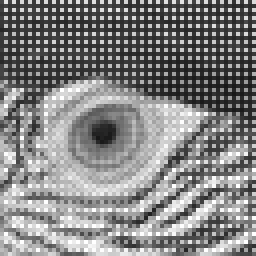
#> input picture Practica 01/images/Raw/im00.png, 64 x 64 px (shown 4 times larger); its folder holds 4 pictures in this run
$ jupyter execute prac01.ipynb
#> lines starting #> are read from the running program, lines starting #| are printed output that depends on the picture; pictures that were not available may be replaced by others from this repository, and a replacement may not be noted
[cell 1]
import cv2
import numpy as np
import matplotlib.pyplot as plt
import seaborn as sns
import os

# 1. Image visualization

Tool for loading `RAW` and original pictures

[cell 2]
RAW = "images/Raw/"
ORIGINAL = "images/Original/"

[cell 3]
def show_dual(img1, img2):
    fig, (ax1, ax2) = plt.subplots(1, 2, figsize = (10,10))
    ax1.imshow(img1,  cmap = 'gray')
    ax2.imshow(img2)
    fig.show()

def show_dual_rgb(img1, img2):
    fig, (ax1, ax2) = plt.subplots(1, 2, figsize = (10,10))
    ax1.imshow(img1)
    ax2.imshow(img2)
    fig.show()

## 1

[cell 4]
raw_im = os.listdir(RAW)
org_im = os.listdir(ORIGINAL)
for im1, im2 in zip(raw_im, org_im):
    tmp_r = cv2.imread(RAW + im1)
#> tmp_r is the input picture: shape (64, 64, 3); min 23, max 255, mean 131.1
    tmp_o = cv2.imread(ORIGINAL + im2)
    show_dual(tmp_r, tmp_o[:,:,::-1])
#> in show_dual, `fig.show()`:
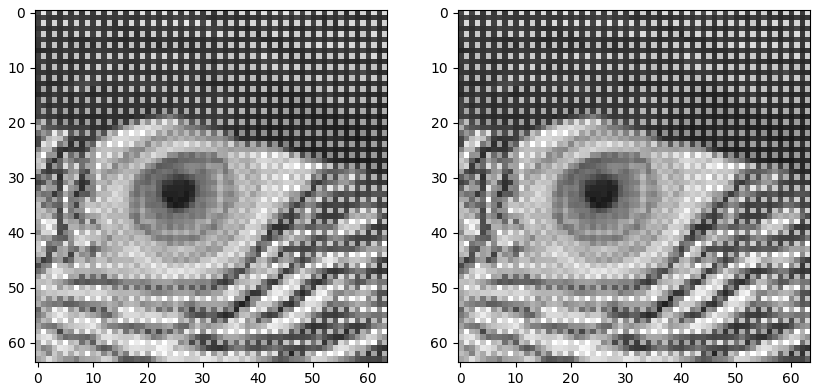
#> figure drawn by matplotlib, 2 panels

## 2

[cell 5]
def raw_rgb(img):
    new = np.zeros((img.shape[0], img.shape[1], 3), dtype = np.uint8)
    new[::2,1::2,0] = img[::2,1::2]
    new[::2,::2,1] = img[::2,::2]
    new[1::2,1::2,1] =  img[1::2, 1::2]
    new[1::2,::2,2] = img[1::2, ::2]
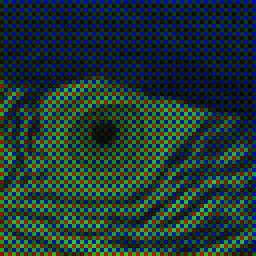
#> new: shape (64, 64, 3) (shown 4 times larger); mean of channels 0, 1, 2 49, 54.7, 27.4; drawn as B, G, R
    return new

[cell 6]
raw_im = os.listdir(RAW)
org_im = os.listdir(ORIGINAL)
for im1, im2 in zip(raw_im, org_im):
    tmp_r = cv2.imread(RAW + im1, cv2.IMREAD_UNCHANGED)
    new = raw_rgb(tmp_r)
    show_dual(tmp_r,new)

## 3

[cell 7]
def fill_rgb(img):

    new = raw_rgb(img)
    if new.shape[0] % 2 != 0:
        new = new[1:,:,:]
    if new.shape[1] % 2 != 0:
        new = new[:,1:,:]

    new[::2,::2, 0] = new[::2,1::2,0]
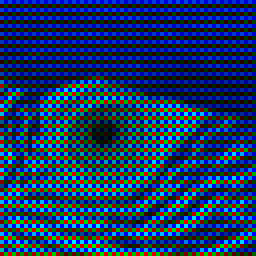
#> new: shape (64, 64, 3) (shown 4 times larger); mean of channels 0, 1, 2 98, 54.7, 27.4; drawn as B, G, R
    new[1::2,1::2, 0] = new[::2,1::2,0]
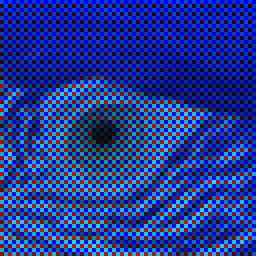
#> new: shape (64, 64, 3) (shown 4 times larger); mean of channels 0, 1, 2 147, 54.7, 27.4; drawn as B, G, R
    new[1::2,::2, 0] = new[::2,1::2,0]
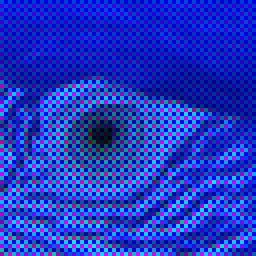
#> new: shape (64, 64, 3) (shown 4 times larger); mean of channels 0, 1, 2 196, 54.7, 27.4; drawn as B, G, R

    new[::2,1::2,1] = new[::2,::2, 1]
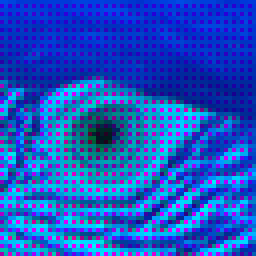
#> new: shape (64, 64, 3) (shown 4 times larger); mean of channels 0, 1, 2 196, 82, 27.4; drawn as B, G, R
    new[1::2, ::2, 1] = new[1::2, 1::2, 1]
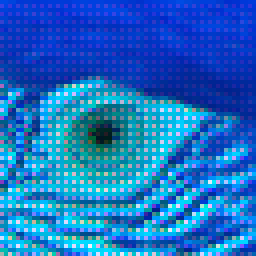
#> new: shape (64, 64, 3) (shown 4 times larger); mean of channels 0, 1, 2 196, 109.4, 27.4; drawn as B, G, R

    new[1::2, 1::2, 2] = new[1::2, ::2, 2]
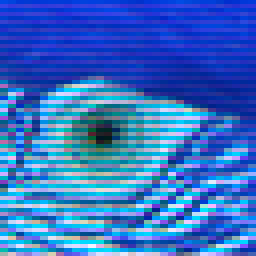
#> new: shape (64, 64, 3) (shown 4 times larger); mean of channels 0, 1, 2 196, 109.4, 54.9; drawn as B, G, R
    new[::2, ::2, 2] = new[1::2, ::2, 2]
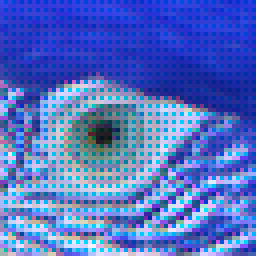
#> new: shape (64, 64, 3) (shown 4 times larger); mean of channels 0, 1, 2 196, 109.4, 82.3; drawn as B, G, R
    new[::2, 1::2, 2] = new[1::2, ::2, 2]
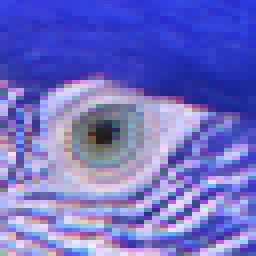
#> new: shape (64, 64, 3) (shown 4 times larger); mean of channels 0, 1, 2 196, 109.4, 109.8; drawn as B, G, R

    return new

[cell 8]
raw_im = os.listdir(RAW)
org_im = os.listdir(ORIGINAL)
for im1, im2 in zip(raw_im, org_im):
    tmp_r = cv2.imread(RAW + im1, cv2.IMREAD_UNCHANGED)
    new = fill_rgb(tmp_r)
    show_dual_rgb(new,cv2.imread(ORIGINAL + im2)[:,:,::-1])
